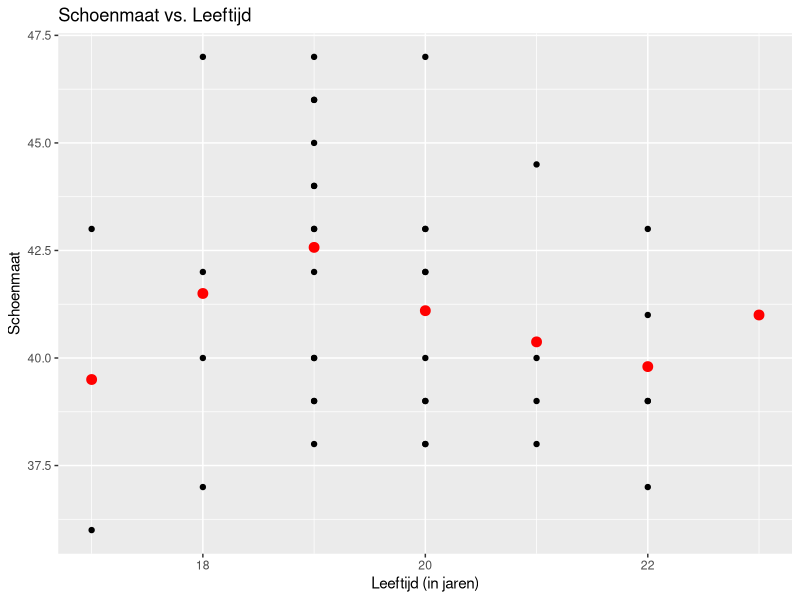
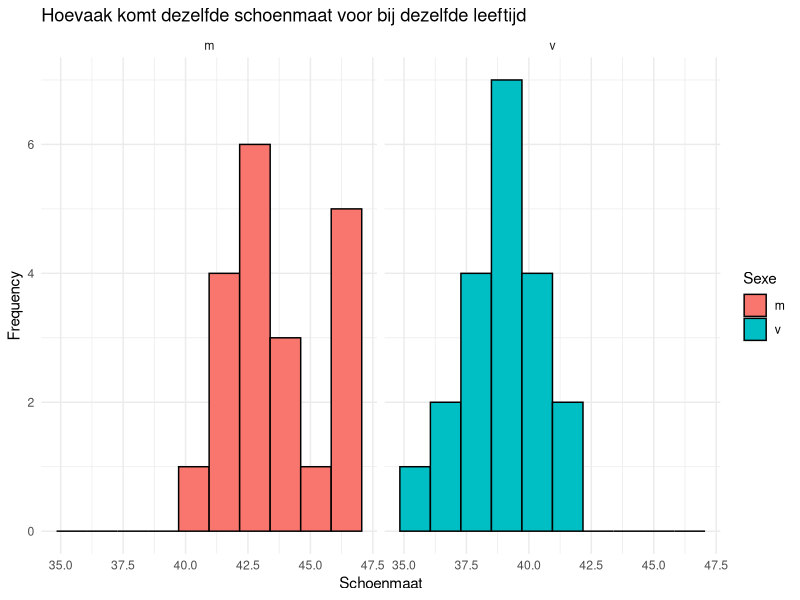
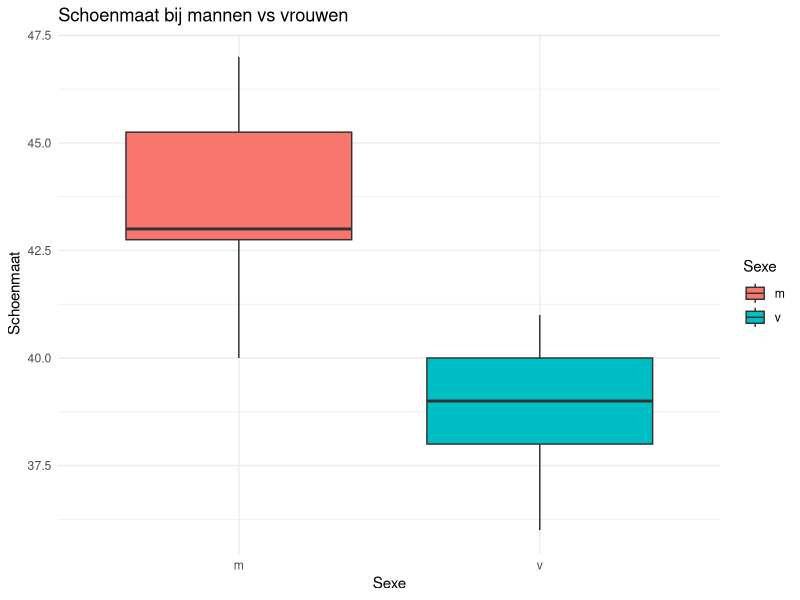
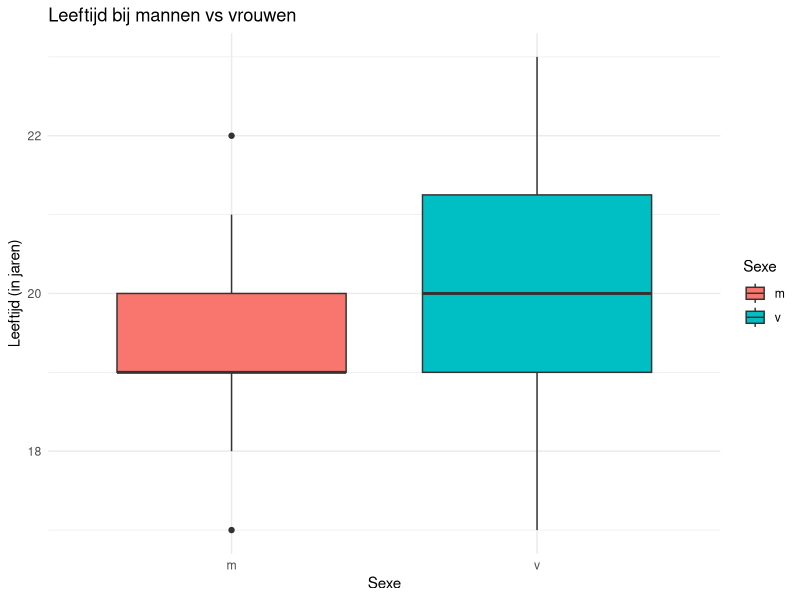

R code for these plots, in order: (Note: this script raises an error after producing the figures.)
## ---- chunk 1
library(ggplot2)
# Load the data
biometric_data <- read.table(file = "schoenmaat.csv",
                             header = TRUE,
                             sep = ",")
 
# Create a scatterplot of Schoenmaat vs. Leeftijd
ggplot(biometric_data, aes(x = Leeftijd, y = Schoenmaat)) +
  geom_point() +
  stat_summary(aes(group = Leeftijd), fun = mean, geom = "point", size = 3, color = "red") +
  labs(x = "Leeftijd (in jaren)", y = "Schoenmaat", title = "Schoenmaat vs. Leeftijd")
## ---- chunk 2
ggplot(biometric_data,
       mapping = aes(x = Schoenmaat, fill = Sexe)) +
    geom_histogram(bins = 10, colour = "black") + # histogram layer with 10 bins
    facet_wrap(~ Sexe) +                       # split plots over gender
    labs(x = "Schoenmaat", y = "Frequency", title = "Hoevaak komt dezelfde schoenmaat voor bij dezelfde leeftijd") +  # labels for x-axis and y-axis
    theme_minimal()

## ---- chunk 3
library(ggplot2)
 
#Load the data
biometric_data <- read.table(file = "schoenmaat.csv",
 header = TRUE,
 sep = ",")
 
# maak de plot en voeg lagen toe
ggplot(biometric_data, 
      mapping = aes(x = Sexe, y = Schoenmaat, fill = Sexe)) +
      geom_boxplot() + # boxplot visualisatie
      labs(x = "Sexe", y = "Schoenmaat", title= "Schoenmaat bij mannen vs vrouwen") + # as-labels
      theme_minimal() # beetje schoner plotje maken
## ---- chunk 4
library(ggplot2)
 
#Load the data
biometric_data <- read.table(file = "schoenmaat.csv",
 header = TRUE,
 sep = ",")
 
# maak de plot en voeg lagen toe
ggplot(biometric_data, mapping = aes(x = Sexe, y = Leeftijd, fill = Sexe)) +
 geom_boxplot() + # boxplot visualisatie
 labs(x = "Sexe", y = "Leeftijd (in jaren)", title= "Leeftijd bij mannen vs vrouwen") + # as-labels
 theme_minimal() # beetje schoner plotje maken
## ---- chunk 5
shapiro.test(biometric_data$Schoenmaat)
shapiro.test(biometric_data$Leeftijd)

female_ratios <- subset(biometric_data, 
                        subset = Sexe == "v", 
                        select = Schoenmaat, 
                        drop = T) # drop = T forces ro a vector
male_ratios <- subset(biometric_data, 
                        subset = Sexe == "m", 
                        select = Schoenmaat, 
                        drop = T)
t.test(female_ratios, male_ratios)

wilcox.test(Schoenmaat ~ Sexe, data = biometric_data, paired = FALSE)
